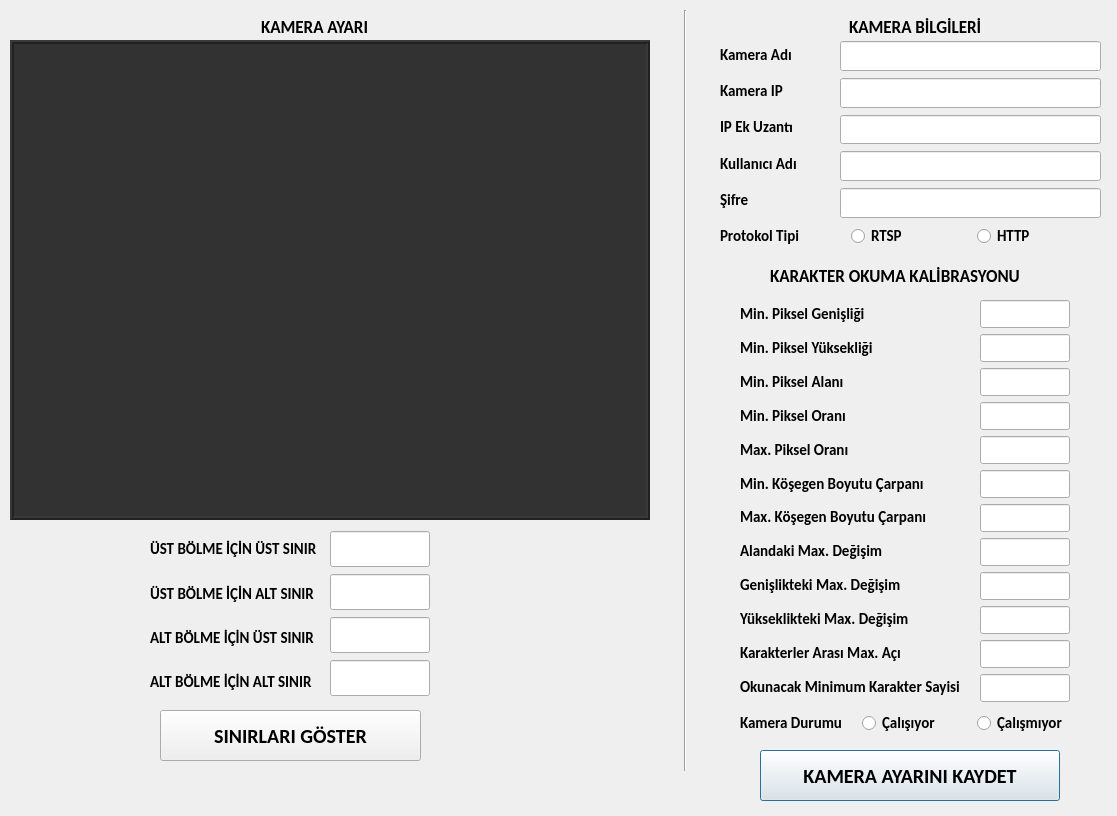
<?xml version="1.0" encoding="UTF-8"?>
<ui version="4.0">
 <class>Dialog</class>
 <widget class="QDialog" name="Dialog">
  <property name="geometry">
   <rect>
    <x>0</x>
    <y>0</y>
    <width>1117</width>
    <height>816</height>
   </rect>
  </property>
  <property name="minimumSize">
   <size>
    <width>1117</width>
    <height>816</height>
   </size>
  </property>
  <property name="maximumSize">
   <size>
    <width>1117</width>
    <height>816</height>
   </size>
  </property>
  <property name="windowTitle">
   <string>Dialog</string>
  </property>
  <widget class="QPushButton" name="buttonSaveConfiguration">
   <property name="geometry">
    <rect>
     <x>760</x>
     <y>750</y>
     <width>300</width>
     <height>51</height>
    </rect>
   </property>
   <property name="minimumSize">
    <size>
     <width>261</width>
     <height>51</height>
    </size>
   </property>
   <property name="maximumSize">
    <size>
     <width>300</width>
     <height>51</height>
    </size>
   </property>
   <property name="font">
    <font>
     <family>Calibri</family>
     <pointsize>15</pointsize>
     <weight>75</weight>
     <bold>true</bold>
    </font>
   </property>
   <property name="text">
    <string>KAMERA AYARINI KAYDET</string>
   </property>
  </widget>
  <widget class="Line" name="line_3">
   <property name="geometry">
    <rect>
     <x>670</x>
     <y>10</y>
     <width>31</width>
     <height>761</height>
    </rect>
   </property>
   <property name="font">
    <font>
     <family>Calibri</family>
     <weight>50</weight>
     <bold>false</bold>
    </font>
   </property>
   <property name="orientation">
    <enum>Qt::Vertical</enum>
   </property>
  </widget>
  <widget class="QWidget" name="layoutWidget">
   <property name="geometry">
    <rect>
     <x>720</x>
     <y>40</y>
     <width>111</width>
     <height>211</height>
    </rect>
   </property>
   <property name="font">
    <font>
     <family>Calibri</family>
     <weight>50</weight>
     <bold>false</bold>
    </font>
   </property>
   <layout class="QVBoxLayout" name="verticalLayout_2">
    <item>
     <widget class="QLabel" name="labelCameraName">
      <property name="font">
       <font>
        <family>Calibri</family>
        <pointsize>11</pointsize>
        <weight>75</weight>
        <bold>true</bold>
       </font>
      </property>
      <property name="text">
       <string>Kamera Adı</string>
      </property>
     </widget>
    </item>
    <item>
     <widget class="QLabel" name="labelCameraIP">
      <property name="font">
       <font>
        <family>Calibri</family>
        <pointsize>11</pointsize>
        <weight>75</weight>
        <bold>true</bold>
       </font>
      </property>
      <property name="text">
       <string>Kamera IP</string>
      </property>
     </widget>
    </item>
    <item>
     <widget class="QLabel" name="labelCameraIPAddition">
      <property name="font">
       <font>
        <family>Calibri</family>
        <pointsize>11</pointsize>
        <weight>75</weight>
        <bold>true</bold>
       </font>
      </property>
      <property name="text">
       <string>IP Ek Uzantı</string>
      </property>
     </widget>
    </item>
    <item>
     <widget class="QLabel" name="labelUserName">
      <property name="font">
       <font>
        <family>Calibri</family>
        <pointsize>11</pointsize>
        <weight>75</weight>
        <bold>true</bold>
       </font>
      </property>
      <property name="text">
       <string>Kullanıcı Adı</string>
      </property>
     </widget>
    </item>
    <item>
     <widget class="QLabel" name="labelPassword">
      <property name="font">
       <font>
        <family>Calibri</family>
        <pointsize>11</pointsize>
        <weight>75</weight>
        <bold>true</bold>
       </font>
      </property>
      <property name="text">
       <string>Şifre</string>
      </property>
     </widget>
    </item>
    <item>
     <widget class="QLabel" name="labelProtocolType">
      <property name="font">
       <font>
        <family>Calibri</family>
        <pointsize>11</pointsize>
        <weight>75</weight>
        <bold>true</bold>
       </font>
      </property>
      <property name="text">
       <string>Protokol Tipi</string>
      </property>
     </widget>
    </item>
   </layout>
  </widget>
  <widget class="QLabel" name="labelCalibrationPhoto">
   <property name="geometry">
    <rect>
     <x>10</x>
     <y>40</y>
     <width>640</width>
     <height>480</height>
    </rect>
   </property>
   <property name="minimumSize">
    <size>
     <width>640</width>
     <height>480</height>
    </size>
   </property>
   <property name="maximumSize">
    <size>
     <width>640</width>
     <height>480</height>
    </size>
   </property>
   <property name="font">
    <font>
     <family>Calibri</family>
     <weight>50</weight>
     <bold>false</bold>
    </font>
   </property>
   <property name="styleSheet">
    <string notr="true">background-color: rgb(50,50,50)

</string>
   </property>
   <property name="frameShape">
    <enum>QFrame::Box</enum>
   </property>
   <property name="frameShadow">
    <enum>QFrame::Raised</enum>
   </property>
   <property name="lineWidth">
    <number>2</number>
   </property>
   <property name="text">
    <string/>
   </property>
  </widget>
  <widget class="QPushButton" name="buttonShowContours">
   <property name="geometry">
    <rect>
     <x>160</x>
     <y>710</y>
     <width>261</width>
     <height>51</height>
    </rect>
   </property>
   <property name="minimumSize">
    <size>
     <width>261</width>
     <height>51</height>
    </size>
   </property>
   <property name="maximumSize">
    <size>
     <width>261</width>
     <height>51</height>
    </size>
   </property>
   <property name="font">
    <font>
     <family>Calibri</family>
     <pointsize>15</pointsize>
     <weight>75</weight>
     <bold>true</bold>
    </font>
   </property>
   <property name="toolTipDuration">
    <number>9999</number>
   </property>
   <property name="text">
    <string>SINIRLARI GÖSTER</string>
   </property>
  </widget>
  <widget class="QLabel" name="labelCharReadingCalibration">
   <property name="geometry">
    <rect>
     <x>770</x>
     <y>260</y>
     <width>311</width>
     <height>31</height>
    </rect>
   </property>
   <property name="minimumSize">
    <size>
     <width>141</width>
     <height>31</height>
    </size>
   </property>
   <property name="maximumSize">
    <size>
     <width>400</width>
     <height>31</height>
    </size>
   </property>
   <property name="font">
    <font>
     <family>Calibri</family>
     <pointsize>13</pointsize>
     <weight>75</weight>
     <bold>true</bold>
     <underline>false</underline>
     <strikeout>false</strikeout>
     <kerning>true</kerning>
    </font>
   </property>
   <property name="text">
    <string>KARAKTER OKUMA KALİBRASYONU</string>
   </property>
  </widget>
  <widget class="QWidget" name="layoutWidget_3">
   <property name="geometry">
    <rect>
     <x>980</x>
     <y>300</y>
     <width>100</width>
     <height>411</height>
    </rect>
   </property>
   <property name="minimumSize">
    <size>
     <width>100</width>
     <height>0</height>
    </size>
   </property>
   <property name="maximumSize">
    <size>
     <width>100</width>
     <height>16777215</height>
    </size>
   </property>
   <property name="font">
    <font>
     <family>Calibri</family>
     <weight>50</weight>
     <bold>false</bold>
    </font>
   </property>
   <layout class="QVBoxLayout" name="verticalLayout_5">
    <item>
     <widget class="QLineEdit" name="editMinPixelWidth">
      <property name="minimumSize">
       <size>
        <width>90</width>
        <height>28</height>
       </size>
      </property>
      <property name="maximumSize">
       <size>
        <width>90</width>
        <height>28</height>
       </size>
      </property>
      <property name="font">
       <font>
        <family>Calibri</family>
        <pointsize>12</pointsize>
        <weight>50</weight>
        <bold>false</bold>
       </font>
      </property>
      <property name="toolTipDuration">
       <number>9999</number>
      </property>
      <property name="text">
       <string/>
      </property>
      <property name="clearButtonEnabled">
       <bool>true</bool>
      </property>
     </widget>
    </item>
    <item>
     <widget class="QLineEdit" name="editMinPixelHeight">
      <property name="minimumSize">
       <size>
        <width>90</width>
        <height>28</height>
       </size>
      </property>
      <property name="maximumSize">
       <size>
        <width>90</width>
        <height>28</height>
       </size>
      </property>
      <property name="font">
       <font>
        <family>Calibri</family>
        <pointsize>12</pointsize>
        <weight>50</weight>
        <bold>false</bold>
       </font>
      </property>
      <property name="toolTipDuration">
       <number>9999</number>
      </property>
      <property name="text">
       <string/>
      </property>
      <property name="clearButtonEnabled">
       <bool>true</bool>
      </property>
     </widget>
    </item>
    <item>
     <widget class="QLineEdit" name="editMinPixelArea">
      <property name="minimumSize">
       <size>
        <width>90</width>
        <height>28</height>
       </size>
      </property>
      <property name="maximumSize">
       <size>
        <width>90</width>
        <height>28</height>
       </size>
      </property>
      <property name="font">
       <font>
        <family>Calibri</family>
        <pointsize>12</pointsize>
        <weight>50</weight>
        <bold>false</bold>
       </font>
      </property>
      <property name="toolTipDuration">
       <number>9999</number>
      </property>
      <property name="clearButtonEnabled">
       <bool>true</bool>
      </property>
     </widget>
    </item>
    <item>
     <widget class="QLineEdit" name="editMinPixelRatio">
      <property name="minimumSize">
       <size>
        <width>90</width>
        <height>28</height>
       </size>
      </property>
      <property name="maximumSize">
       <size>
        <width>90</width>
        <height>28</height>
       </size>
      </property>
      <property name="font">
       <font>
        <family>Calibri</family>
        <pointsize>12</pointsize>
        <weight>50</weight>
        <bold>false</bold>
       </font>
      </property>
      <property name="toolTipDuration">
       <number>9999</number>
      </property>
      <property name="text">
       <string/>
      </property>
      <property name="clearButtonEnabled">
       <bool>true</bool>
      </property>
     </widget>
    </item>
    <item>
     <widget class="QLineEdit" name="editMaxPixelRatio">
      <property name="minimumSize">
       <size>
        <width>90</width>
        <height>28</height>
       </size>
      </property>
      <property name="maximumSize">
       <size>
        <width>90</width>
        <height>28</height>
       </size>
      </property>
      <property name="font">
       <font>
        <family>Calibri</family>
        <pointsize>12</pointsize>
        <weight>50</weight>
        <bold>false</bold>
       </font>
      </property>
      <property name="toolTipDuration">
       <number>9999</number>
      </property>
      <property name="text">
       <string/>
      </property>
      <property name="clearButtonEnabled">
       <bool>true</bool>
      </property>
     </widget>
    </item>
    <item>
     <widget class="QLineEdit" name="editMinDiagSize">
      <property name="minimumSize">
       <size>
        <width>90</width>
        <height>28</height>
       </size>
      </property>
      <property name="maximumSize">
       <size>
        <width>90</width>
        <height>28</height>
       </size>
      </property>
      <property name="font">
       <font>
        <family>Calibri</family>
        <pointsize>12</pointsize>
        <weight>50</weight>
        <bold>false</bold>
       </font>
      </property>
      <property name="toolTipDuration">
       <number>9999</number>
      </property>
      <property name="text">
       <string/>
      </property>
      <property name="clearButtonEnabled">
       <bool>true</bool>
      </property>
     </widget>
    </item>
    <item>
     <widget class="QLineEdit" name="editMaxDiagSize">
      <property name="minimumSize">
       <size>
        <width>90</width>
        <height>28</height>
       </size>
      </property>
      <property name="maximumSize">
       <size>
        <width>90</width>
        <height>28</height>
       </size>
      </property>
      <property name="font">
       <font>
        <family>Calibri</family>
        <pointsize>12</pointsize>
        <weight>50</weight>
        <bold>false</bold>
       </font>
      </property>
      <property name="toolTipDuration">
       <number>9999</number>
      </property>
      <property name="text">
       <string/>
      </property>
      <property name="clearButtonEnabled">
       <bool>true</bool>
      </property>
     </widget>
    </item>
    <item>
     <widget class="QLineEdit" name="editMaxChangeInArea">
      <property name="minimumSize">
       <size>
        <width>90</width>
        <height>28</height>
       </size>
      </property>
      <property name="maximumSize">
       <size>
        <width>90</width>
        <height>28</height>
       </size>
      </property>
      <property name="font">
       <font>
        <family>Calibri</family>
        <pointsize>12</pointsize>
        <weight>50</weight>
        <bold>false</bold>
       </font>
      </property>
      <property name="toolTipDuration">
       <number>9999</number>
      </property>
      <property name="text">
       <string/>
      </property>
      <property name="clearButtonEnabled">
       <bool>true</bool>
      </property>
     </widget>
    </item>
    <item>
     <widget class="QLineEdit" name="editMaxChangeInWidth">
      <property name="minimumSize">
       <size>
        <width>90</width>
        <height>28</height>
       </size>
      </property>
      <property name="maximumSize">
       <size>
        <width>90</width>
        <height>28</height>
       </size>
      </property>
      <property name="font">
       <font>
        <family>Calibri</family>
        <pointsize>12</pointsize>
        <weight>50</weight>
        <bold>false</bold>
       </font>
      </property>
      <property name="toolTipDuration">
       <number>9999</number>
      </property>
      <property name="text">
       <string/>
      </property>
      <property name="clearButtonEnabled">
       <bool>true</bool>
      </property>
     </widget>
    </item>
    <item>
     <widget class="QLineEdit" name="editMaxChangeInHeight">
      <property name="minimumSize">
       <size>
        <width>90</width>
        <height>28</height>
       </size>
      </property>
      <property name="maximumSize">
       <size>
        <width>90</width>
        <height>28</height>
       </size>
      </property>
      <property name="font">
       <font>
        <family>Calibri</family>
        <pointsize>12</pointsize>
        <weight>50</weight>
        <bold>false</bold>
       </font>
      </property>
      <property name="toolTipDuration">
       <number>9999</number>
      </property>
      <property name="text">
       <string/>
      </property>
      <property name="clearButtonEnabled">
       <bool>true</bool>
      </property>
     </widget>
    </item>
    <item>
     <widget class="QLineEdit" name="editMaxAngleBetweenChar">
      <property name="minimumSize">
       <size>
        <width>90</width>
        <height>28</height>
       </size>
      </property>
      <property name="maximumSize">
       <size>
        <width>90</width>
        <height>28</height>
       </size>
      </property>
      <property name="font">
       <font>
        <family>Calibri</family>
        <pointsize>12</pointsize>
        <weight>50</weight>
        <bold>false</bold>
       </font>
      </property>
      <property name="toolTipDuration">
       <number>9999</number>
      </property>
      <property name="text">
       <string/>
      </property>
      <property name="clearButtonEnabled">
       <bool>true</bool>
      </property>
     </widget>
    </item>
    <item>
     <widget class="QLineEdit" name="editMinNumberOfMatchCharNumber">
      <property name="minimumSize">
       <size>
        <width>90</width>
        <height>28</height>
       </size>
      </property>
      <property name="maximumSize">
       <size>
        <width>90</width>
        <height>28</height>
       </size>
      </property>
      <property name="font">
       <font>
        <family>Calibri</family>
        <pointsize>12</pointsize>
        <weight>50</weight>
        <bold>false</bold>
       </font>
      </property>
      <property name="toolTipDuration">
       <number>9999</number>
      </property>
      <property name="text">
       <string/>
      </property>
      <property name="clearButtonEnabled">
       <bool>true</bool>
      </property>
     </widget>
    </item>
   </layout>
  </widget>
  <widget class="QWidget" name="layoutWidget_4">
   <property name="geometry">
    <rect>
     <x>740</x>
     <y>300</y>
     <width>231</width>
     <height>401</height>
    </rect>
   </property>
   <property name="font">
    <font>
     <family>Calibri</family>
     <weight>50</weight>
     <bold>false</bold>
    </font>
   </property>
   <layout class="QVBoxLayout" name="verticalLayout_6">
    <item>
     <widget class="QLabel" name="labelMinPixelWidth">
      <property name="font">
       <font>
        <family>Calibri</family>
        <pointsize>11</pointsize>
        <weight>75</weight>
        <bold>true</bold>
       </font>
      </property>
      <property name="text">
       <string>Min. Piksel Genişliği</string>
      </property>
     </widget>
    </item>
    <item>
     <widget class="QLabel" name="labelMinPixelHeight">
      <property name="font">
       <font>
        <family>Calibri</family>
        <pointsize>11</pointsize>
        <weight>75</weight>
        <bold>true</bold>
       </font>
      </property>
      <property name="text">
       <string>Min. Piksel Yüksekliği</string>
      </property>
     </widget>
    </item>
    <item>
     <widget class="QLabel" name="labelMinPixelArea">
      <property name="font">
       <font>
        <family>Calibri</family>
        <pointsize>11</pointsize>
        <weight>75</weight>
        <bold>true</bold>
       </font>
      </property>
      <property name="text">
       <string>Min. Piksel Alanı</string>
      </property>
     </widget>
    </item>
    <item>
     <widget class="QLabel" name="labelMinPixelRatio">
      <property name="font">
       <font>
        <family>Calibri</family>
        <pointsize>11</pointsize>
        <weight>75</weight>
        <bold>true</bold>
       </font>
      </property>
      <property name="text">
       <string>Min. Piksel Oranı</string>
      </property>
     </widget>
    </item>
    <item>
     <widget class="QLabel" name="labelMaxPixelRatio">
      <property name="font">
       <font>
        <family>Calibri</family>
        <pointsize>11</pointsize>
        <weight>75</weight>
        <bold>true</bold>
       </font>
      </property>
      <property name="text">
       <string>Max. Piksel Oranı</string>
      </property>
     </widget>
    </item>
    <item>
     <widget class="QLabel" name="labelMinDiagSize">
      <property name="font">
       <font>
        <family>Calibri</family>
        <pointsize>11</pointsize>
        <weight>75</weight>
        <bold>true</bold>
       </font>
      </property>
      <property name="text">
       <string>Min. Köşegen Boyutu Çarpanı</string>
      </property>
     </widget>
    </item>
    <item>
     <widget class="QLabel" name="labelMaxDiagSize">
      <property name="font">
       <font>
        <family>Calibri</family>
        <pointsize>11</pointsize>
        <weight>75</weight>
        <bold>true</bold>
       </font>
      </property>
      <property name="text">
       <string>Max. Köşegen Boyutu Çarpanı</string>
      </property>
     </widget>
    </item>
    <item>
     <widget class="QLabel" name="labelMaxChangeInArea">
      <property name="font">
       <font>
        <family>Calibri</family>
        <pointsize>11</pointsize>
        <weight>75</weight>
        <bold>true</bold>
       </font>
      </property>
      <property name="text">
       <string>Alandaki Max. Değişim</string>
      </property>
     </widget>
    </item>
    <item>
     <widget class="QLabel" name="labelMaxChangeInWidth">
      <property name="font">
       <font>
        <family>Calibri</family>
        <pointsize>11</pointsize>
        <weight>75</weight>
        <bold>true</bold>
       </font>
      </property>
      <property name="text">
       <string>Genişlikteki Max. Değişim</string>
      </property>
     </widget>
    </item>
    <item>
     <widget class="QLabel" name="labelMaChangeInHeight">
      <property name="font">
       <font>
        <family>Calibri</family>
        <pointsize>11</pointsize>
        <weight>75</weight>
        <bold>true</bold>
       </font>
      </property>
      <property name="text">
       <string>Yükseklikteki Max. Değişim</string>
      </property>
     </widget>
    </item>
    <item>
     <widget class="QLabel" name="labelMaxAngleBetweenChar">
      <property name="font">
       <font>
        <family>Calibri</family>
        <pointsize>11</pointsize>
        <weight>75</weight>
        <bold>true</bold>
       </font>
      </property>
      <property name="text">
       <string>Karakterler Arası Max. Açı</string>
      </property>
     </widget>
    </item>
    <item>
     <widget class="QLabel" name="labelMinNumberOfMatchCharNumber">
      <property name="font">
       <font>
        <family>Calibri</family>
        <pointsize>11</pointsize>
        <weight>75</weight>
        <bold>true</bold>
       </font>
      </property>
      <property name="text">
       <string>Okunacak Minimum Karakter Sayisi</string>
      </property>
     </widget>
    </item>
   </layout>
  </widget>
  <widget class="QWidget" name="layoutWidget">
   <property name="geometry">
    <rect>
     <x>330</x>
     <y>530</y>
     <width>102</width>
     <height>171</height>
    </rect>
   </property>
   <property name="font">
    <font>
     <family>Calibri</family>
     <weight>50</weight>
     <bold>false</bold>
    </font>
   </property>
   <layout class="QVBoxLayout" name="verticalLayout">
    <item>
     <widget class="QLineEdit" name="editTopY1">
      <property name="minimumSize">
       <size>
        <width>100</width>
        <height>36</height>
       </size>
      </property>
      <property name="maximumSize">
       <size>
        <width>100</width>
        <height>36</height>
       </size>
      </property>
      <property name="font">
       <font>
        <family>Calibri</family>
        <pointsize>12</pointsize>
        <weight>50</weight>
        <bold>false</bold>
       </font>
      </property>
      <property name="text">
       <string/>
      </property>
      <property name="clearButtonEnabled">
       <bool>true</bool>
      </property>
     </widget>
    </item>
    <item>
     <widget class="QLineEdit" name="editTopY2">
      <property name="minimumSize">
       <size>
        <width>100</width>
        <height>36</height>
       </size>
      </property>
      <property name="maximumSize">
       <size>
        <width>100</width>
        <height>36</height>
       </size>
      </property>
      <property name="font">
       <font>
        <family>Calibri</family>
        <pointsize>12</pointsize>
        <weight>50</weight>
        <bold>false</bold>
       </font>
      </property>
      <property name="text">
       <string/>
      </property>
      <property name="clearButtonEnabled">
       <bool>true</bool>
      </property>
     </widget>
    </item>
    <item>
     <widget class="QLineEdit" name="editBottomY1">
      <property name="minimumSize">
       <size>
        <width>100</width>
        <height>36</height>
       </size>
      </property>
      <property name="maximumSize">
       <size>
        <width>100</width>
        <height>36</height>
       </size>
      </property>
      <property name="font">
       <font>
        <family>Calibri</family>
        <pointsize>12</pointsize>
        <weight>50</weight>
        <bold>false</bold>
       </font>
      </property>
      <property name="text">
       <string/>
      </property>
      <property name="clearButtonEnabled">
       <bool>true</bool>
      </property>
     </widget>
    </item>
    <item>
     <widget class="QLineEdit" name="editBottomY2">
      <property name="minimumSize">
       <size>
        <width>100</width>
        <height>36</height>
       </size>
      </property>
      <property name="maximumSize">
       <size>
        <width>100</width>
        <height>36</height>
       </size>
      </property>
      <property name="font">
       <font>
        <family>Calibri</family>
        <pointsize>12</pointsize>
        <weight>50</weight>
        <bold>false</bold>
       </font>
      </property>
      <property name="text">
       <string/>
      </property>
      <property name="clearButtonEnabled">
       <bool>true</bool>
      </property>
     </widget>
    </item>
   </layout>
  </widget>
  <widget class="QWidget" name="layoutWidget">
   <property name="geometry">
    <rect>
     <x>150</x>
     <y>530</y>
     <width>171</width>
     <height>171</height>
    </rect>
   </property>
   <property name="font">
    <font>
     <family>Calibri</family>
     <weight>50</weight>
     <bold>false</bold>
    </font>
   </property>
   <layout class="QVBoxLayout" name="verticalLayout_3">
    <item>
     <widget class="QLabel" name="labelTopY1">
      <property name="font">
       <font>
        <family>Calibri</family>
        <pointsize>11</pointsize>
        <weight>75</weight>
        <bold>true</bold>
       </font>
      </property>
      <property name="text">
       <string>ÜST BÖLME İÇİN ÜST SINIR</string>
      </property>
     </widget>
    </item>
    <item>
     <widget class="QLabel" name="labelTopY2">
      <property name="font">
       <font>
        <family>Calibri</family>
        <pointsize>11</pointsize>
        <weight>75</weight>
        <bold>true</bold>
       </font>
      </property>
      <property name="text">
       <string>ÜST BÖLME İÇİN ALT SINIR</string>
      </property>
     </widget>
    </item>
    <item>
     <widget class="QLabel" name="labelBottomY1">
      <property name="font">
       <font>
        <family>Calibri</family>
        <pointsize>11</pointsize>
        <weight>75</weight>
        <bold>true</bold>
       </font>
      </property>
      <property name="text">
       <string>ALT BÖLME İÇİN ÜST SINIR</string>
      </property>
     </widget>
    </item>
    <item>
     <widget class="QLabel" name="labelBottomY2">
      <property name="font">
       <font>
        <family>Calibri</family>
        <pointsize>11</pointsize>
        <weight>75</weight>
        <bold>true</bold>
       </font>
      </property>
      <property name="text">
       <string>ALT BÖLME İÇİN ALT SINIR</string>
      </property>
     </widget>
    </item>
   </layout>
  </widget>
  <widget class="QWidget" name="layoutWidget">
   <property name="geometry">
    <rect>
     <x>840</x>
     <y>40</y>
     <width>263</width>
     <height>211</height>
    </rect>
   </property>
   <property name="font">
    <font>
     <family>Calibri</family>
     <weight>50</weight>
     <bold>false</bold>
    </font>
   </property>
   <layout class="QVBoxLayout" name="verticalLayout_4">
    <item>
     <widget class="QLineEdit" name="editCameraName">
      <property name="minimumSize">
       <size>
        <width>261</width>
        <height>30</height>
       </size>
      </property>
      <property name="maximumSize">
       <size>
        <width>261</width>
        <height>30</height>
       </size>
      </property>
      <property name="font">
       <font>
        <family>Calibri</family>
        <pointsize>12</pointsize>
        <weight>50</weight>
        <bold>false</bold>
       </font>
      </property>
      <property name="toolTipDuration">
       <number>9999</number>
      </property>
      <property name="text">
       <string/>
      </property>
      <property name="clearButtonEnabled">
       <bool>true</bool>
      </property>
     </widget>
    </item>
    <item>
     <widget class="QLineEdit" name="editCameraIP">
      <property name="minimumSize">
       <size>
        <width>261</width>
        <height>30</height>
       </size>
      </property>
      <property name="maximumSize">
       <size>
        <width>261</width>
        <height>30</height>
       </size>
      </property>
      <property name="font">
       <font>
        <family>Calibri</family>
        <pointsize>12</pointsize>
        <weight>50</weight>
        <bold>false</bold>
       </font>
      </property>
      <property name="toolTipDuration">
       <number>9999</number>
      </property>
      <property name="text">
       <string/>
      </property>
      <property name="clearButtonEnabled">
       <bool>true</bool>
      </property>
     </widget>
    </item>
    <item>
     <widget class="QLineEdit" name="editCameraIPAddition">
      <property name="minimumSize">
       <size>
        <width>261</width>
        <height>29</height>
       </size>
      </property>
      <property name="maximumSize">
       <size>
        <width>261</width>
        <height>29</height>
       </size>
      </property>
      <property name="font">
       <font>
        <family>Calibri</family>
        <pointsize>12</pointsize>
        <weight>50</weight>
        <bold>false</bold>
       </font>
      </property>
      <property name="toolTipDuration">
       <number>9999</number>
      </property>
      <property name="clearButtonEnabled">
       <bool>true</bool>
      </property>
     </widget>
    </item>
    <item>
     <widget class="QLineEdit" name="editUsername">
      <property name="minimumSize">
       <size>
        <width>261</width>
        <height>30</height>
       </size>
      </property>
      <property name="maximumSize">
       <size>
        <width>261</width>
        <height>30</height>
       </size>
      </property>
      <property name="font">
       <font>
        <family>Calibri</family>
        <pointsize>12</pointsize>
        <weight>50</weight>
        <bold>false</bold>
       </font>
      </property>
      <property name="toolTipDuration">
       <number>9999</number>
      </property>
      <property name="text">
       <string/>
      </property>
      <property name="clearButtonEnabled">
       <bool>true</bool>
      </property>
     </widget>
    </item>
    <item>
     <widget class="QLineEdit" name="editPassword">
      <property name="minimumSize">
       <size>
        <width>261</width>
        <height>30</height>
       </size>
      </property>
      <property name="maximumSize">
       <size>
        <width>261</width>
        <height>30</height>
       </size>
      </property>
      <property name="font">
       <font>
        <family>Calibri</family>
        <pointsize>12</pointsize>
        <weight>50</weight>
        <bold>false</bold>
       </font>
      </property>
      <property name="toolTipDuration">
       <number>9999</number>
      </property>
      <property name="text">
       <string/>
      </property>
      <property name="clearButtonEnabled">
       <bool>true</bool>
      </property>
     </widget>
    </item>
    <item>
     <layout class="QHBoxLayout" name="horizontalLayout_2">
      <property name="spacing">
       <number>0</number>
      </property>
      <item>
       <widget class="QRadioButton" name="radioButtonRtsp">
        <property name="minimumSize">
         <size>
          <width>115</width>
          <height>22</height>
         </size>
        </property>
        <property name="maximumSize">
         <size>
          <width>115</width>
          <height>22</height>
         </size>
        </property>
        <property name="font">
         <font>
          <family>Calibri</family>
          <pointsize>11</pointsize>
          <weight>75</weight>
          <bold>true</bold>
         </font>
        </property>
        <property name="text">
         <string>RTSP</string>
        </property>
       </widget>
      </item>
      <item>
       <widget class="QRadioButton" name="radioButtonHttp">
        <property name="minimumSize">
         <size>
          <width>114</width>
          <height>22</height>
         </size>
        </property>
        <property name="maximumSize">
         <size>
          <width>114</width>
          <height>22</height>
         </size>
        </property>
        <property name="font">
         <font>
          <family>Calibri</family>
          <pointsize>11</pointsize>
          <weight>75</weight>
          <bold>true</bold>
         </font>
        </property>
        <property name="text">
         <string>HTTP</string>
        </property>
       </widget>
      </item>
     </layout>
    </item>
   </layout>
  </widget>
  <widget class="QWidget" name="layoutWidget">
   <property name="geometry">
    <rect>
     <x>-180</x>
     <y>10</y>
     <width>1641</width>
     <height>33</height>
    </rect>
   </property>
   <layout class="QHBoxLayout" name="horizontalLayout">
    <item>
     <widget class="QLabel" name="labelCameraOptions">
      <property name="minimumSize">
       <size>
        <width>141</width>
        <height>31</height>
       </size>
      </property>
      <property name="maximumSize">
       <size>
        <width>141</width>
        <height>31</height>
       </size>
      </property>
      <property name="font">
       <font>
        <family>Calibri</family>
        <pointsize>13</pointsize>
        <weight>75</weight>
        <bold>true</bold>
        <underline>false</underline>
        <strikeout>false</strikeout>
        <kerning>true</kerning>
       </font>
      </property>
      <property name="text">
       <string>KAMERA AYARI</string>
      </property>
     </widget>
    </item>
    <item>
     <widget class="QLabel" name="labelCameraInfo">
      <property name="minimumSize">
       <size>
        <width>141</width>
        <height>31</height>
       </size>
      </property>
      <property name="maximumSize">
       <size>
        <width>171</width>
        <height>31</height>
       </size>
      </property>
      <property name="font">
       <font>
        <family>Calibri</family>
        <pointsize>13</pointsize>
        <weight>75</weight>
        <bold>true</bold>
        <underline>false</underline>
        <strikeout>false</strikeout>
        <kerning>true</kerning>
       </font>
      </property>
      <property name="text">
       <string>KAMERA BİLGİLERİ</string>
      </property>
     </widget>
    </item>
   </layout>
  </widget>
  <widget class="QWidget" name="layoutWidget">
   <property name="geometry">
    <rect>
     <x>740</x>
     <y>710</y>
     <width>351</width>
     <height>26</height>
    </rect>
   </property>
   <layout class="QHBoxLayout" name="horizontalLayout_4">
    <item>
     <widget class="QLabel" name="labelCameraStatus">
      <property name="font">
       <font>
        <family>Calibri</family>
        <pointsize>11</pointsize>
        <weight>75</weight>
        <bold>true</bold>
       </font>
      </property>
      <property name="toolTipDuration">
       <number>9999</number>
      </property>
      <property name="text">
       <string>Kamera Durumu</string>
      </property>
     </widget>
    </item>
    <item>
     <layout class="QHBoxLayout" name="horizontalLayout_3">
      <property name="spacing">
       <number>0</number>
      </property>
      <item>
       <widget class="QRadioButton" name="radioButtonWorking">
        <property name="minimumSize">
         <size>
          <width>115</width>
          <height>22</height>
         </size>
        </property>
        <property name="maximumSize">
         <size>
          <width>115</width>
          <height>22</height>
         </size>
        </property>
        <property name="font">
         <font>
          <family>Calibri</family>
          <pointsize>11</pointsize>
          <weight>75</weight>
          <bold>true</bold>
         </font>
        </property>
        <property name="text">
         <string>Çalışıyor</string>
        </property>
       </widget>
      </item>
      <item>
       <widget class="QRadioButton" name="radioButtonNotWorking">
        <property name="minimumSize">
         <size>
          <width>114</width>
          <height>22</height>
         </size>
        </property>
        <property name="maximumSize">
         <size>
          <width>114</width>
          <height>22</height>
         </size>
        </property>
        <property name="font">
         <font>
          <family>Calibri</family>
          <pointsize>11</pointsize>
          <weight>75</weight>
          <bold>true</bold>
         </font>
        </property>
        <property name="text">
         <string>Çalışmıyor</string>
        </property>
       </widget>
      </item>
     </layout>
    </item>
   </layout>
  </widget>
 </widget>
 <resources/>
 <connections/>
</ui>
